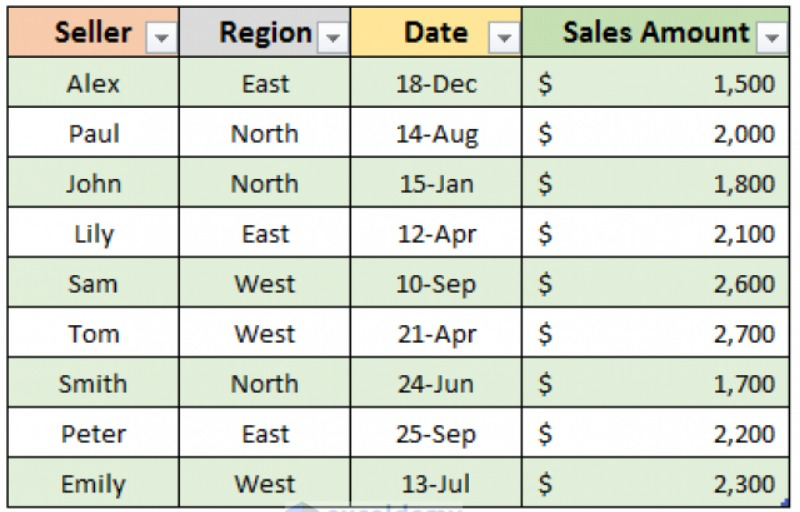
#> input picture text-table-latex/test_crops/006_Table.png, 800 x 512 px
$ python -i preprocess.py   (imports and definitions only)
#> lines starting #> are read from the running program, lines starting #| are printed output that depends on the picture
# =============================================================================
# preprocess.py — Screenshot preprocessing pipeline
#
# UPDATED: Removed destructive denoising and harsh binarization.
# Modern OCR engines (EasyOCR/PaddleOCR) perform their own internal thresholding.
# Pre-binarizing or aggressive denoising shreds thin text and causes hallucinations.
# =============================================================================

import cv2
import numpy as np
from PIL import Image, ImageEnhance
from config import CONFIG


def preprocess_image(img: np.ndarray) -> np.ndarray:
    """
    Applies safe, non-destructive preprocessing steps to a crop
    before passing it to EasyOCR or TATR.
    """
    result = img.copy()

    # 1. Deskew (Safe: fixes slight camera rotations)
    if CONFIG.get("preprocess_deskew", False):
        result = _deskew(result)

    # 2. Gentle Contrast Boost (Safe: helps OCR separate text from background)
    if CONFIG.get("preprocess_contrast", False):
        pil      = Image.fromarray(result)
        # Lowered factor to 1.2 to prevent blowing out the text
        factor   = float(CONFIG.get("preprocess_contrast_factor", 1.2))
        pil      = ImageEnhance.Contrast(pil).enhance(factor)
        result   = np.array(pil)

    # 3. DISABLED: Denoise, Binarize, Sharpen
    # We explicitly skip cv2.fastNlMeansDenoisingColored and cv2.adaptiveThreshold
    # because they destroy the continuous-tone gradients that OCR models rely on.

    return result


def _deskew(img: np.ndarray) -> np.ndarray:
    """
    Detects skew angle using Hough line transform and corrects it.
    Only corrects angles between 0.5° and 10° to avoid over-rotation
    on naturally tilted content like italics.
    """
    gray   = cv2.cvtColor(img, cv2.COLOR_RGB2GRAY)
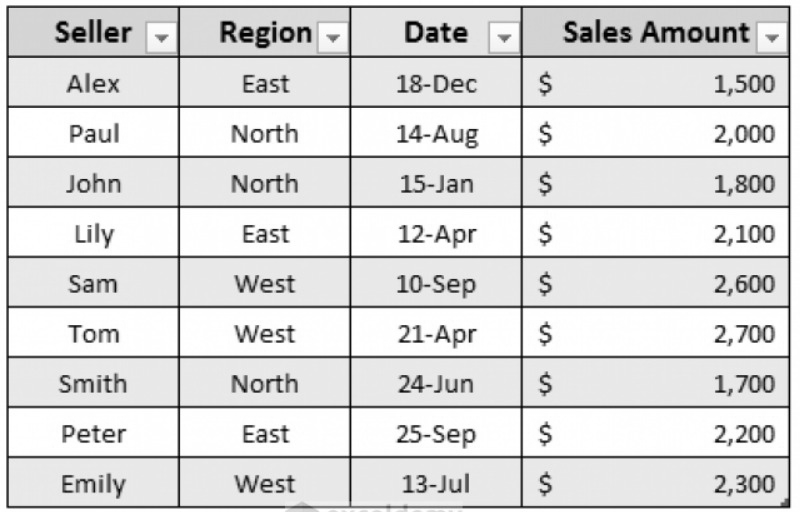
#> gray: shape (512, 800); min 0, max 255, mean 218.4
    edges  = cv2.Canny(gray, 50, 150, apertureSize=3)
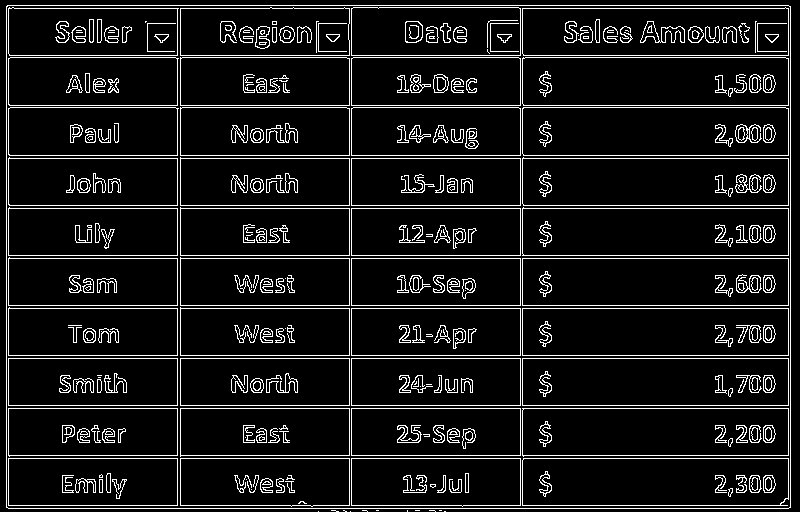
#> edges: shape (512, 800); 9.3% white in thin lines or dots
    lines  = cv2.HoughLines(edges, 1, np.pi / 180, threshold=100)
#> lines = 602 rows, first 8: [5, 1.57], [508, 1.57], [158, 1.57], [208, 1.57], [255, 1.57], [258, 1.57], [305, 1.57], [308, 1.57]

    if lines is None:
        return img

    angles = []
    for line in lines[:20]:
        rho, theta = line[0]
        angle = (theta * 180 / np.pi) - 90
        if 0.5 < abs(angle) < 10:
            angles.append(angle)
#> this loop made 20 passes
#> (line, rho) on passes 1 to 12: ([[5, 1.57]], 5), ([[508, 1.57]], 508), ([[158, 1.57]], 158), ([[208, 1.57]], 208), ([[255, 1.57]], 255), ([[258, 1.57]], 258), ([[305, 1.57]], 305), ([[308, 1.57]], 308), ([[355, 1.57]], 355), ([[358, 1.57]], 358), ([[405, 1.57]], 405), ([[408, 1.57]], 408)
#> after the loop, angles = []

    if not angles:
        return img

    median_angle = float(np.median(angles))
    h, w         = img.shape[:2]
    M            = cv2.getRotationMatrix2D((w // 2, h // 2), median_angle, 1.0)

    # Use border replicate so we don't introduce hard black triangles at the edges
    return cv2.warpAffine(
        img, M, (w, h),
        flags=cv2.INTER_LINEAR,
        borderMode=cv2.BORDER_REPLICATE,
    )

>>> import cv2
>>> picture = cv2.cvtColor(cv2.imread('test_crops/006_Table.png'), cv2.COLOR_BGR2RGB)
>>> result = preprocess_image(picture)
#> in preprocess_image, `pil      = ImageEnhance.Contrast(pil).enhance(factor)`:
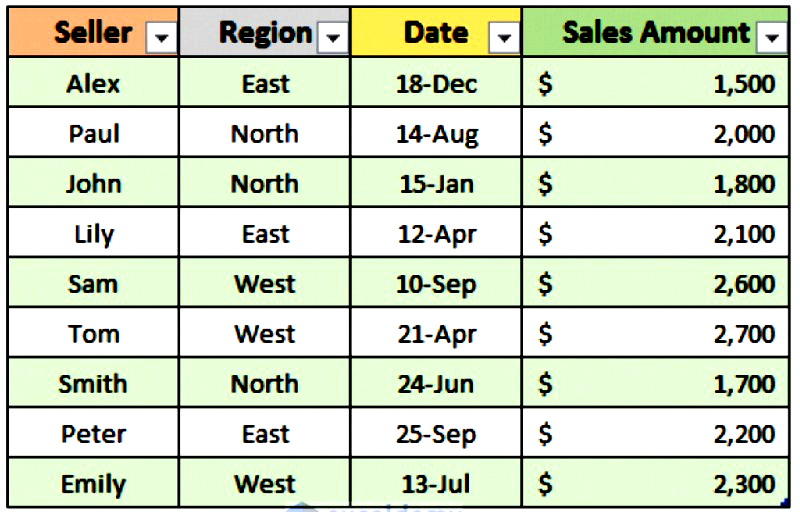
#> pil: PIL image 800x512 RGB; mean R, G, B 208.3, 217.6, 196

$ run again, on text-table-latex/test_crops/007_Table.png
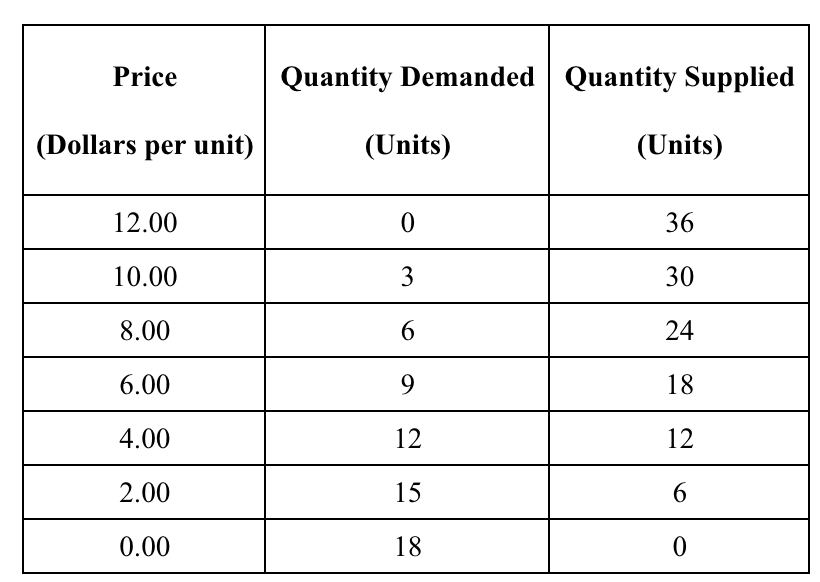
#> input picture text-table-latex/test_crops/007_Table.png, 820 x 582 px
#> picture is the input picture: shape (582, 820, 3); min 0, max 255, mean 239.5
#> in _deskew, `edges  = cv2.Canny(gray, 50, 150, apertureSize=3)`:
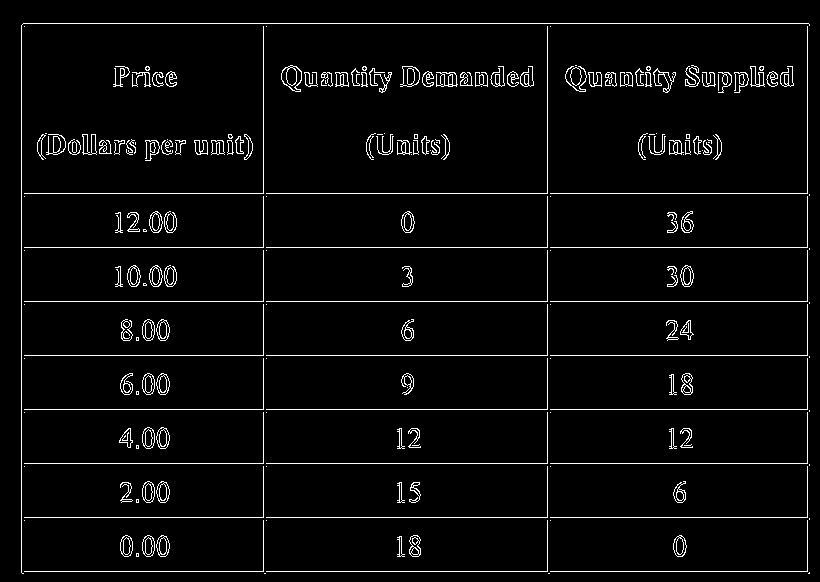
#> edges: shape (582, 820); 3.8% white in thin lines or dots
#> lines = 45 rows, first 8: [23, 1.57], [193, 1.57], [247, 1.57], [301, 1.57], [355, 1.57], [409, 1.57], [463, 1.57], [517, 1.57]
#> the loop in _deskew, `for line in lines[:20]:` made 20 passes
#> (rho, theta, angle) on passes 1 to 8: (23, 1.57, 2.5e-06), (193, 1.57, 2.5e-06), (247, 1.57, 2.5e-06), (301, 1.57, 2.5e-06), (355, 1.57, 2.5e-06), (409, 1.57, 2.5e-06), (463, 1.57, 2.5e-06), (517, 1.57, 2.5e-06)
#> after the loop in _deskew, `for line in lines[:20]:`: angles = [1, 1]
#> median_angle = 1
#> M = [[1, 0.0175, -5.02], [-0.0175, 1, 7.2]]
#> in preprocess_image, `pil      = ImageEnhance.Contrast(pil).enhance(factor)`:
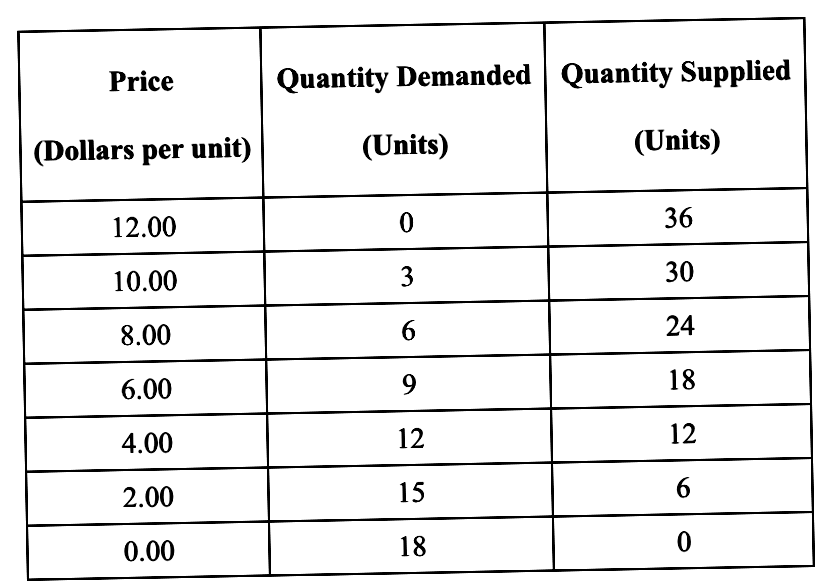
#> pil: PIL image 820x582 RGB; min 0, max 255, mean 235.3

$ run again, on text-table-latex/test_crops/008_Table.png
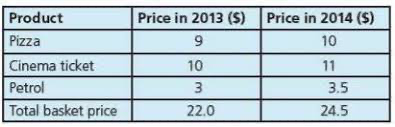
#> input picture text-table-latex/test_crops/008_Table.png, 395 x 127 px
#> in _deskew, `edges  = cv2.Canny(gray, 50, 150, apertureSize=3)`:
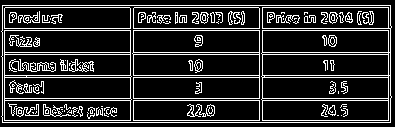
#> edges: shape (127, 395); 16.7% white in thin lines or dots
#> lines = 66 rows, first 8: [5, 1.57], [122, 1.57], [28, 1.57], [52, 1.57], [75, 1.57], [30, 1.57], [54, 1.57], [77, 1.57]
#> the loop in _deskew, `for line in lines[:20]:` made 20 passes
#> (rho, theta, angle) on passes 1 to 8: (5, 1.57, 2.5e-06), (122, 1.57, 2.5e-06), (28, 1.57, 2.5e-06), (52, 1.57, 2.5e-06), (75, 1.57, 2.5e-06), (30, 1.57, 2.5e-06), (54, 1.57, 2.5e-06), (77, 1.57, 2.5e-06)
#> after the loop in _deskew, `for line in lines[:20]:`: angles = [-1, 1, -1, -1, -1, 1]
#> median_angle = -1
#> M = [[1, -0.0175, 1.13], [0.0175, 1, -3.43]]
#> in preprocess_image, `pil      = ImageEnhance.Contrast(pil).enhance(factor)`:
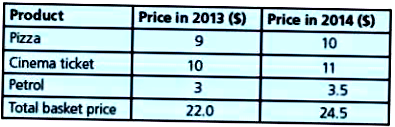
#> pil: PIL image 395x127 RGB; mean R, G, B 178.1, 203.6, 207.9
